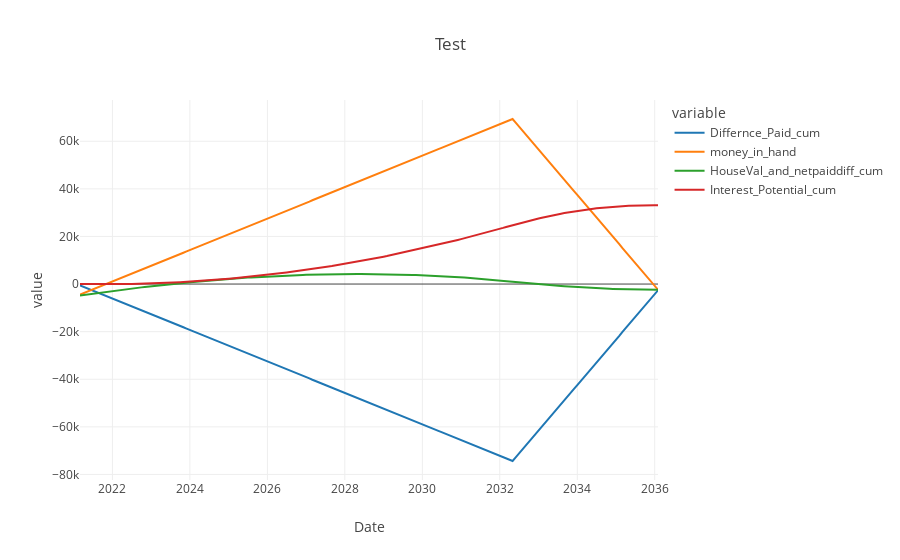

The notebook cell this image was saved under:
### Code cell
fig = px.line(
            finaldf, 
            x="Date", 
            y=['Differnce_Paid_cum', 'money_in_hand', 'HouseVal_and_netpaiddiff_cum', 'Interest_Potential_cum'],
            title= 'Test',
            template='none'
            )
fig.show()

### Figure 1 — Plotly figure (JSON) as saved in the notebook; plotly's stock layout.template omitted (floating-point values rounded to 4 significant figures; data arrays with more than 128 entries replaced by an {"elided": "..."} marker saying what was removed)
{"data": [{"hovertemplate": "variable=Differnce_Paid_cum<br>Date=%{x}<br>value=%{y}<extra></extra>", "legendgroup": "Differnce_Paid_cum", "line": {"color": "#1F77B4", "dash": "solid"}, "mode": "lines", "name": "Differnce_Paid_cum", "orientation": "v", "showlegend": true, "type": "scatter", "x": {"elided": "180 str values"}, "xaxis": "x", "y": {"elided": "180 float values"}, "yaxis": "y"}, {"hovertemplate": "variable=money_in_hand<br>Date=%{x}<br>value=%{y}<extra></extra>", "legendgroup": "money_in_hand", "line": {"color": "#FF7F0E", "dash": "solid"}, "mode": "lines", "name": "money_in_hand", "orientation": "v", "showlegend": true, "type": "scatter", "x": {"elided": "180 str values"}, "xaxis": "x", "y": {"elided": "180 float values"}, "yaxis": "y"}, {"hovertemplate": "variable=HouseVal_and_netpaiddiff_cum<br>Date=%{x}<br>value=%{y}<extra></extra>", "legendgroup": "HouseVal_and_netpaiddiff_cum", "line": {"color": "#2CA02C", "dash": "solid"}, "mode": "lines", "name": "HouseVal_and_netpaiddiff_cum", "orientation": "v", "showlegend": true, "type": "scatter", "x": {"elided": "180 str values"}, "xaxis": "x", "y": {"elided": "180 float values"}, "yaxis": "y"}, {"hovertemplate": "variable=Interest_Potential_cum<br>Date=%{x}<br>value=%{y}<extra></extra>", "legendgroup": "Interest_Potential_cum", "line": {"color": "#D62728", "dash": "solid"}, "mode": "lines", "name": "Interest_Potential_cum", "orientation": "v", "showlegend": true, "type": "scatter", "x": {"elided": "180 str values"}, "xaxis": "x", "y": {"elided": "180 float values"}, "yaxis": "y"}], "layout": {"legend": {"title": {"text": "variable"}, "tracegroupgap": 0}, "title": {"text": "Test"}, "xaxis": {"anchor": "y", "domain": [0, 1], "title": {"text": "Date"}}, "yaxis": {"anchor": "x", "domain": [0, 1], "title": {"text": "value"}}}}
